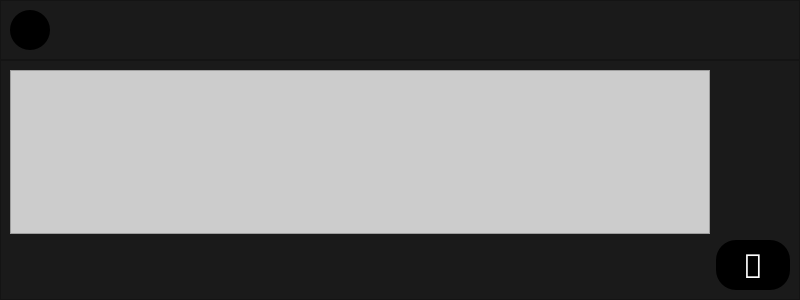
<?xml version="1.0" encoding="UTF-8"?>
<ui version="4.0">
 <class>session</class>
 <widget class="QMainWindow" name="session">
  <property name="geometry">
   <rect>
    <x>0</x>
    <y>0</y>
    <width>800</width>
    <height>300</height>
   </rect>
  </property>
  <property name="minimumSize">
   <size>
    <width>800</width>
    <height>300</height>
   </size>
  </property>
  <property name="windowTitle">
   <string>MainWindow</string>
  </property>
  <property name="windowOpacity">
   <double>0.900000000000000</double>
  </property>
  <property name="styleSheet">
   <string notr="true">background-color: rgb(26, 26, 26);
font: &quot;IosevkaTerm Nerd Font&quot;;</string>
  </property>
  <widget class="QWidget" name="centralwidget">
   <layout class="QVBoxLayout" name="verticalLayout" stretch="1,7">
    <property name="spacing">
     <number>0</number>
    </property>
    <property name="leftMargin">
     <number>0</number>
    </property>
    <property name="topMargin">
     <number>0</number>
    </property>
    <property name="rightMargin">
     <number>0</number>
    </property>
    <property name="bottomMargin">
     <number>0</number>
    </property>
    <item>
     <widget class="QFrame" name="frame">
      <property name="styleSheet">
       <string notr="true">QPushButton{
	color: rgb(255, 255, 255);
	background-color: rgb(0, 0, 0);
	border-radius: 20px;
}
QPushButton:hover{
	background-color: rgb(100, 100, 100);
}</string>
      </property>
      <property name="frameShape">
       <enum>QFrame::StyledPanel</enum>
      </property>
      <property name="frameShadow">
       <enum>QFrame::Raised</enum>
      </property>
      <layout class="QHBoxLayout" name="horizontalLayout">
       <item>
        <widget class="QPushButton" name="bt_close">
         <property name="minimumSize">
          <size>
           <width>40</width>
           <height>40</height>
          </size>
         </property>
         <property name="text">
          <string/>
         </property>
         <property name="icon">
          <iconset>
           <normaloff>images/Cerrar.svg</normaloff>images/Cerrar.svg</iconset>
         </property>
         <property name="iconSize">
          <size>
           <width>30</width>
           <height>30</height>
          </size>
         </property>
        </widget>
       </item>
       <item>
        <spacer name="horizontalSpacer">
         <property name="orientation">
          <enum>Qt::Horizontal</enum>
         </property>
         <property name="sizeHint" stdset="0">
          <size>
           <width>731</width>
           <height>20</height>
          </size>
         </property>
        </spacer>
       </item>
      </layout>
     </widget>
    </item>
    <item>
     <widget class="QFrame" name="frame_2">
      <property name="styleSheet">
       <string notr="true">QPlainTextEdit{
	background-color: rgb(204, 204, 204);
}
QPushButton{
	color: rgb(255, 255, 255);
	background-color: rgb(0,0,0);
	border-radius: 20%;
}
QPushButton:hover{
	background-color: rgb(133, 0, 104)
}</string>
      </property>
      <property name="frameShape">
       <enum>QFrame::StyledPanel</enum>
      </property>
      <property name="frameShadow">
       <enum>QFrame::Raised</enum>
      </property>
      <layout class="QGridLayout" name="gridLayout">
       <item row="0" column="0">
        <widget class="QPlainTextEdit" name="sesion_text">
         <property name="minimumSize">
          <size>
           <width>700</width>
           <height>150</height>
          </size>
         </property>
         <property name="maximumSize">
          <size>
           <width>700</width>
           <height>250</height>
          </size>
         </property>
        </widget>
       </item>
       <item row="1" column="1">
        <widget class="QPushButton" name="bt_send">
         <property name="minimumSize">
          <size>
           <width>70</width>
           <height>50</height>
          </size>
         </property>
         <property name="font">
          <font>
           <family>IosevkaTerm Nerd Font</family>
           <pointsize>25</pointsize>
           <weight>50</weight>
           <italic>false</italic>
           <bold>false</bold>
          </font>
         </property>
         <property name="text">
          <string>󱅥</string>
         </property>
        </widget>
       </item>
      </layout>
     </widget>
    </item>
   </layout>
  </widget>
 </widget>
 <resources/>
 <connections/>
</ui>
